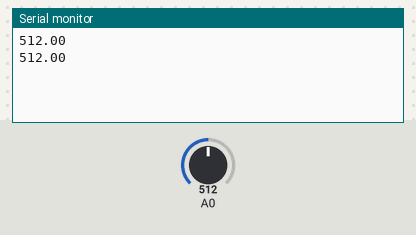
The sketch below on a simulated Arduino Uno, built with avr-gcc and run on an emulated ATmega328P. Shown: the last lines printed to the serial monitor. The inputs (shaded band) are chosen by the test bench; at power-on: A0 = 512.

Above: at 1.8 s.
1.9 s: A0 set to 716
At 2.8 s:
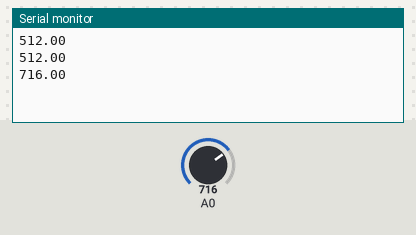
3.4 s: A0 set to 900
At 4.4 s:
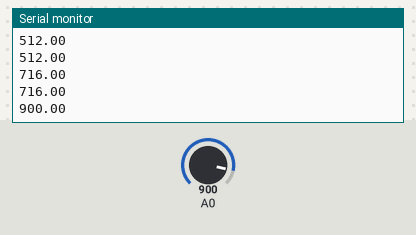
Timing chart, 0 to 6.4 s (numbered marks = the images above; inputs shaded):
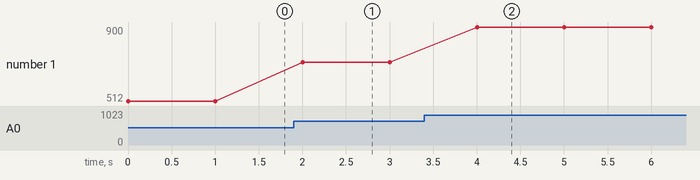

The sketch:

syokubutu_kanri.ino
```cpp
/*
  # the sensor value description
  # 0  ~300     dry soil
  # 300~700     humid soil
  # 700~950     in water
*/
double sensorValue;
void setup(){
    Serial.begin(57600);
}

void loop(){
  sensorValue=analogRead(A0);
  Serial.println(sensorValue);
  delay(1000);

}
```

Measured:
- after the input at 1.9 s, the serial monitor: prints a new line after 0.10 s (image 1)
- after the input at 3.4 s, the serial monitor: prints a new line after 0.60 s (image 2)
- plotted number 1: 512 → 716 after the input at 1.9 s, 716 → 900 after the input at 3.4 s
